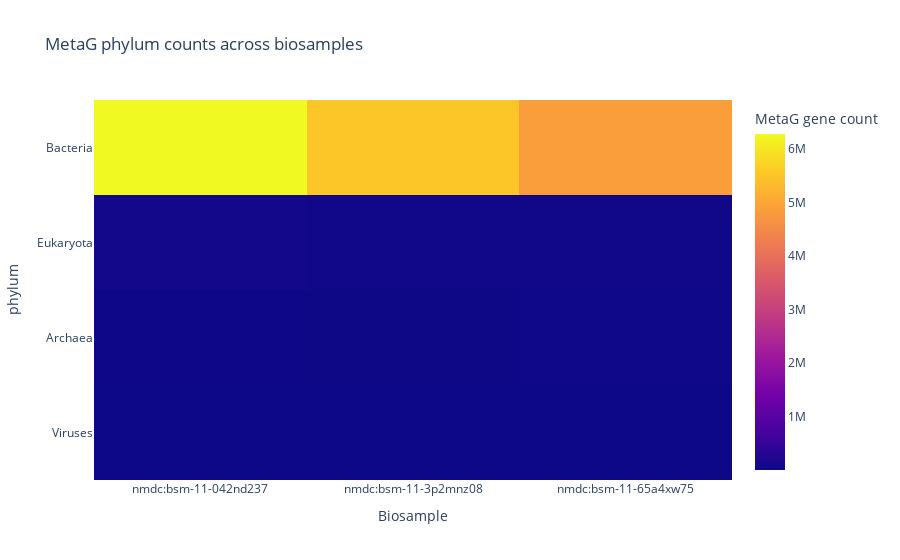
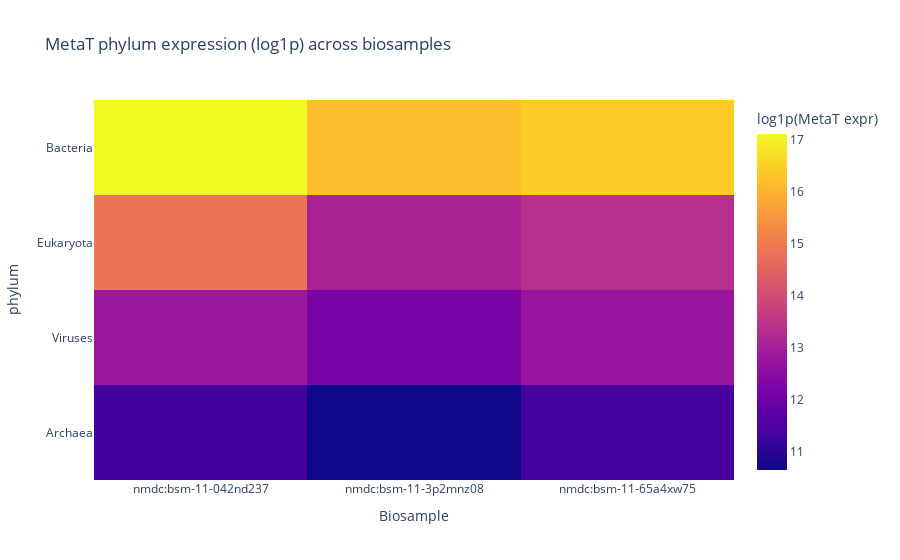

Source (notebook cell) for these figures, in order:
### Code cell
# Heatmaps for taxonomy
def plot_taxonomy_heatmaps(metaG_counts, metaT_expr, rank="phylum"):
    mg_html, mt_html = None, None
    if len(metaG_counts):
        mg_mat = metaG_counts.pivot_table(index="taxon", columns="biosample_id", values="count", fill_value=0)
        mg_mat = mg_mat.loc[mg_mat.sum(axis=1).sort_values(ascending=False).index]
        fig1 = px.imshow(mg_mat, labels=dict(x="Biosample", y=f"{rank}", color="MetaG gene count"), aspect="auto",
                         title=f"MetaG {rank} counts across biosamples")
        fig1.write_html(os.path.join(OUTPUT_DIR, f"heatmap_metaG_{rank}_counts.html"), include_plotlyjs="cdn", full_html=True)
        display(fig1)
    if len(metaT_expr):
        tmp = metaT_expr.copy(); tmp["log_expr"] = np.log1p(tmp["expr_sum"].astype(float))
        mt_mat = tmp.pivot_table(index="taxon", columns="biosample_id", values="log_expr", fill_value=0.0)
        mt_mat = mt_mat.loc[mt_mat.sum(axis=1).sort_values(ascending=False).index]
        fig2 = px.imshow(mt_mat, labels=dict(x="Biosample", y=f"{rank}", color="log1p(MetaT expr)"), aspect="auto",
                         title=f"MetaT {rank} expression (log1p) across biosamples")
        fig2.write_html(os.path.join(OUTPUT_DIR, f"heatmap_metaT_{rank}_expression.html"), include_plotlyjs="cdn", full_html=True)
        display(fig2)

plot_taxonomy_heatmaps(metaG_counts_kingdom, metaT_expr_kingdom, rank="phylum")

### Figure 1 — Plotly figure (JSON) as saved in the notebook; plotly's stock layout.template omitted (floating-point values rounded to 4 significant figures)
{"data": [{"coloraxis": "coloraxis", "hovertemplate": "Biosample: %{x}<br>phylum: %{y}<br>MetaG gene count: %{z}<extra></extra>", "name": "0", "type": "heatmap", "x": ["nmdc:bsm-11-042nd237", "nmdc:bsm-11-3p2mnz08", "nmdc:bsm-11-65a4xw75"], "xaxis": "x", "y": ["Bacteria", "Eukaryota", "Archaea", "Viruses"], "yaxis": "y", "z": [[6277682, 5518853, 4854601], [62269, 54983, 37040], [19897, 10813, 25208], [3131, 2285, 1770]]}], "layout": {"coloraxis": {"colorbar": {"title": {"text": "MetaG gene count"}}, "colorscale": [[0, "#0d0887"], [0.1111, "#46039f"], [0.2222, "#7201a8"], [0.3333, "#9c179e"], [0.4444, "#bd3786"], [0.5556, "#d8576b"], [0.6667, "#ed7953"], [0.7778, "#fb9f3a"], [0.8889, "#fdca26"], [1, "#f0f921"]]}, "title": {"text": "MetaG phylum counts across biosamples"}, "xaxis": {"anchor": "y", "domain": [0, 1], "title": {"text": "Biosample"}}, "yaxis": {"anchor": "x", "autorange": "reversed", "domain": [0, 1], "title": {"text": "phylum"}}}}

### Figure 2 — Plotly figure (JSON) as saved in the notebook; plotly's stock layout.template omitted (floating-point values rounded to 4 significant figures)
{"data": [{"coloraxis": "coloraxis", "hovertemplate": "Biosample: %{x}<br>phylum: %{y}<br>log1p(MetaT expr): %{z}<extra></extra>", "name": "0", "type": "heatmap", "x": ["nmdc:bsm-11-042nd237", "nmdc:bsm-11-3p2mnz08", "nmdc:bsm-11-65a4xw75"], "xaxis": "x", "y": ["Bacteria", "Eukaryota", "Viruses", "Archaea"], "yaxis": "y", "z": [[17.1, 16.19, 16.4], [14.88, 13.07, 13.34], [12.78, 12.21, 12.73], [11.3, 10.64, 11.39]]}], "layout": {"coloraxis": {"colorbar": {"title": {"text": "log1p(MetaT expr)"}}, "colorscale": [[0, "#0d0887"], [0.1111, "#46039f"], [0.2222, "#7201a8"], [0.3333, "#9c179e"], [0.4444, "#bd3786"], [0.5556, "#d8576b"], [0.6667, "#ed7953"], [0.7778, "#fb9f3a"], [0.8889, "#fdca26"], [1, "#f0f921"]]}, "title": {"text": "MetaT phylum expression (log1p) across biosamples"}, "xaxis": {"anchor": "y", "domain": [0, 1], "title": {"text": "Biosample"}}, "yaxis": {"anchor": "x", "autorange": "reversed", "domain": [0, 1], "title": {"text": "phylum"}}}}
